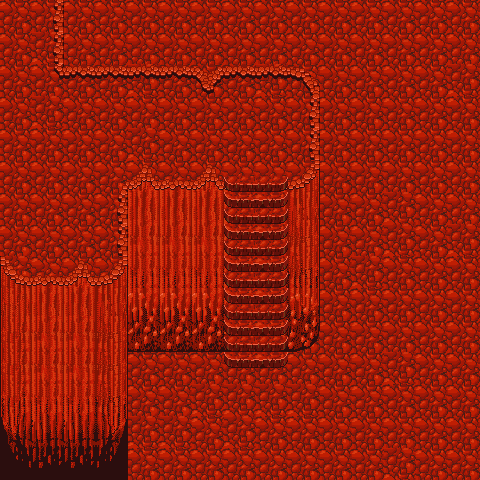

Tiled map render using the project's own tile images. Description and the map definition, with tile-layer contents summarised, below:
An orthogonal 15x15 tile map with 32x32 px tiles, 3 tile layers (Ground, Walls, Stairs), 3 tilesets.

<map version="1.0" tiledversion="1.0.3" orientation="orthogonal" renderorder="right-down" width="15" height="15" tilewidth="32" tileheight="32" nextobjectid="1">
 <tileset firstgid="1" name="ground" tilewidth="32" tileheight="32" tilecount="2" columns="2">
  <image source="../PNG/32x32/stone_ground-red.png" width="64" height="32" />
 </tileset>
 <tileset firstgid="3" name="stairs" tilewidth="32" tileheight="32" tilecount="9" columns="3">
  <image source="../PNG/32x32/stone_stairs-red.png" width="96" height="96" />
 </tileset>
 <tileset firstgid="12" name="wall" tilewidth="32" tileheight="32" tilecount="56" columns="8">
  <image source="../PNG/32x32/stone_wall-red.png" width="256" height="224" />
 </tileset>
 <layer name="Ground" width="15" height="15">
  <data>[225 cells, 225 non-empty, 2 distinct tile ids]</data>
 </layer>
 <layer name="Walls" width="15" height="15">
  <data>[225 cells, 80 non-empty, 29 distinct tile ids]</data>
 </layer>
 <layer name="Stairs" width="15" height="15">
  <data>[225 cells, 14 non-empty, 6 distinct tile ids]</data>
 </layer>
</map>